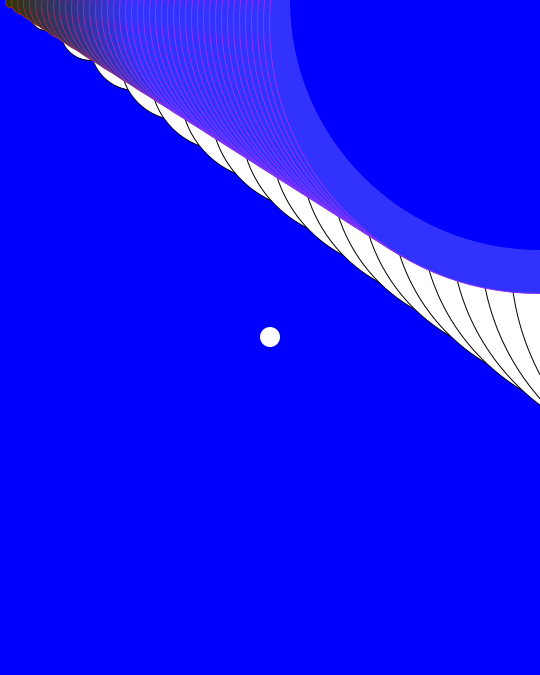
Frame 1 (no input)
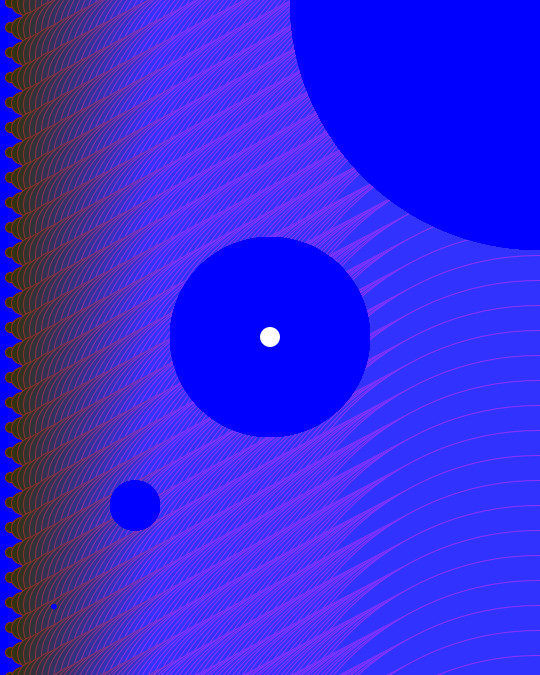
Frame 60 (the mouse pressed at the canvas centre just before this capture)
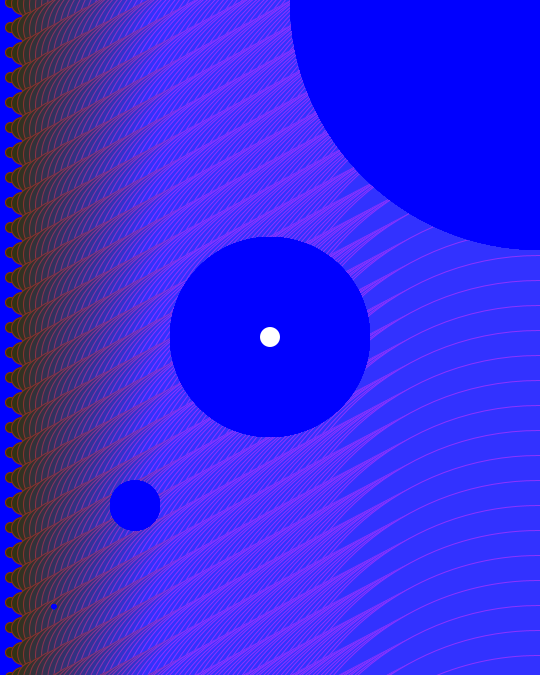
Frame 120 (the mouse held since frame 60 and released just before this capture)

The Processing sketch that drew these frames (run headless with seeded random() and noise(); from frame 60 on, the mouse is pressed at the canvas centre):

// Processing sketch: for_ellipse_loop
// ── for_ellipse_loop.pde
int x = 0;
int y = 0;
float z = 0;

void setup() {
  size(540, 675);
  background(0, 0, 255);
  pixelDensity(1);
}

void draw() {
  ellipseMode(CORNER);
  while (x < width) {
    ellipse(x, 0, x, x);
    x = x + 30;
  }
  ellipseMode(CENTER);
  for (int y = -50; y < width; y = y + 12) {
    stroke(140, 50, y);
    fill(50, 50, y);
    ellipse(y, 0 - z, y, y);
    z = z - 0.5;
  }
  ellipseMode(CENTER);
  noStroke();
  fill(0,0,255);
  ellipse (width/2, height/2, 200, 200);
  ellipse (width/4, height/2 * 1.5, 50, 50);
  ellipse (width/2 *1.5, height/4, 50, 50);
  ellipse (width/10, height/2 * 1.8, 5, 5);
  ellipse (width, 0, 500, 500);
  fill(255, 255, 255);
  ellipse (width/2, height/2, 20, 20);
  
  //stroke(0,0, 255);
  //strokeWeight(1);
  //noFill();
  //ellipse (width/2, height/2, 470, 490);
  //for (int y = 0; y < width; y = y + 12) {
  //  fill(50, 50, y);
  //  ellipse(z + random(0, height), y + random(0, width), 10, 10);
  //}
}
